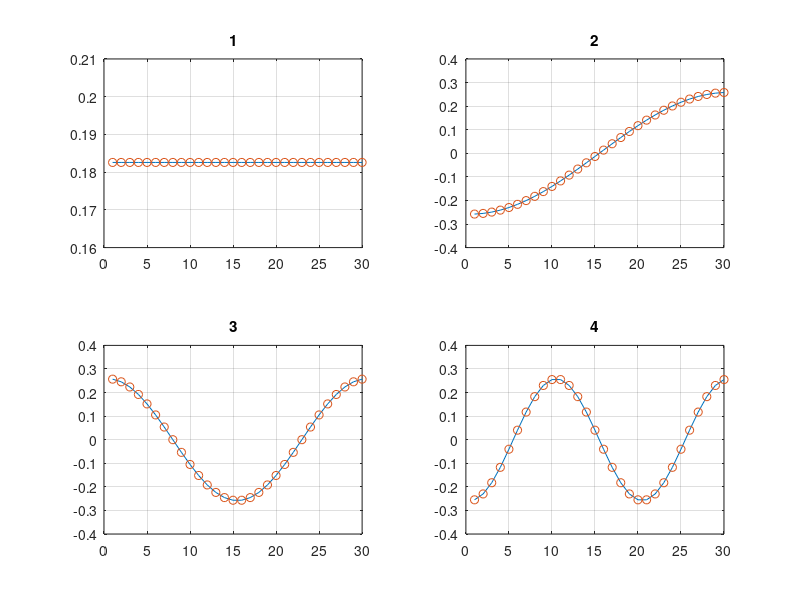
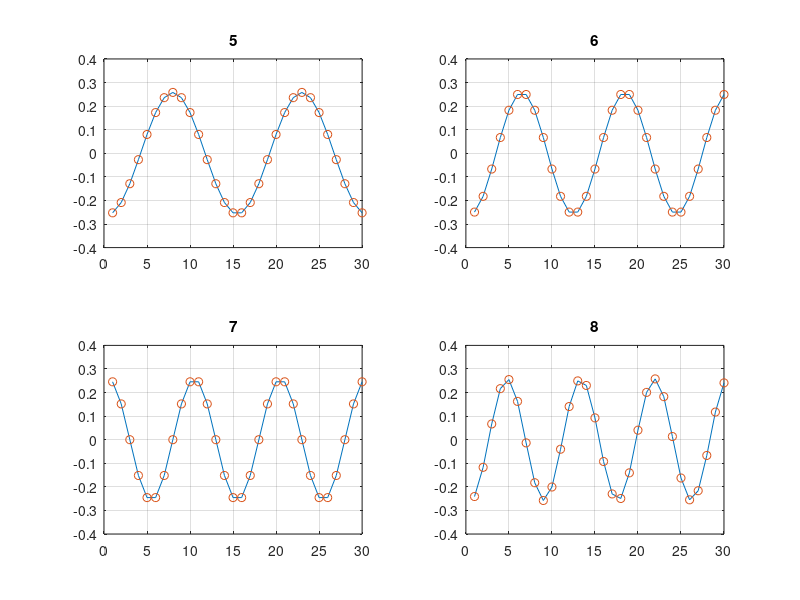
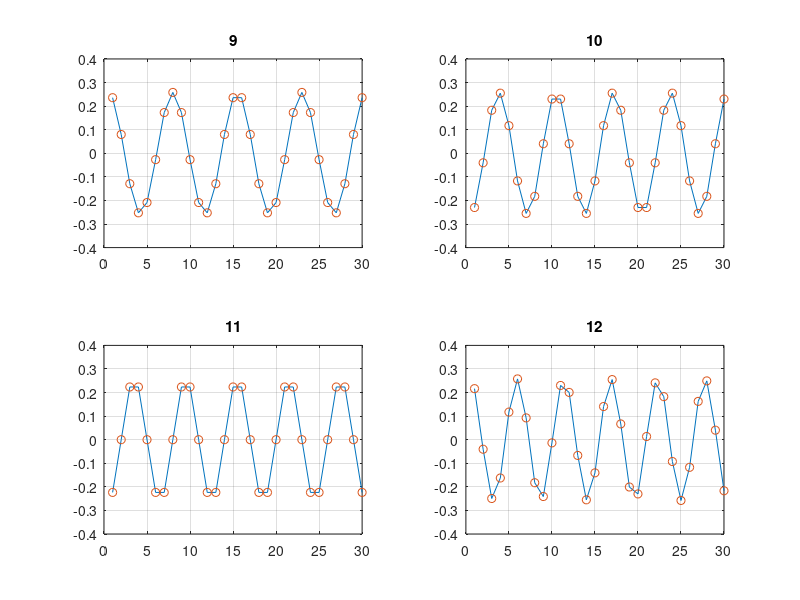
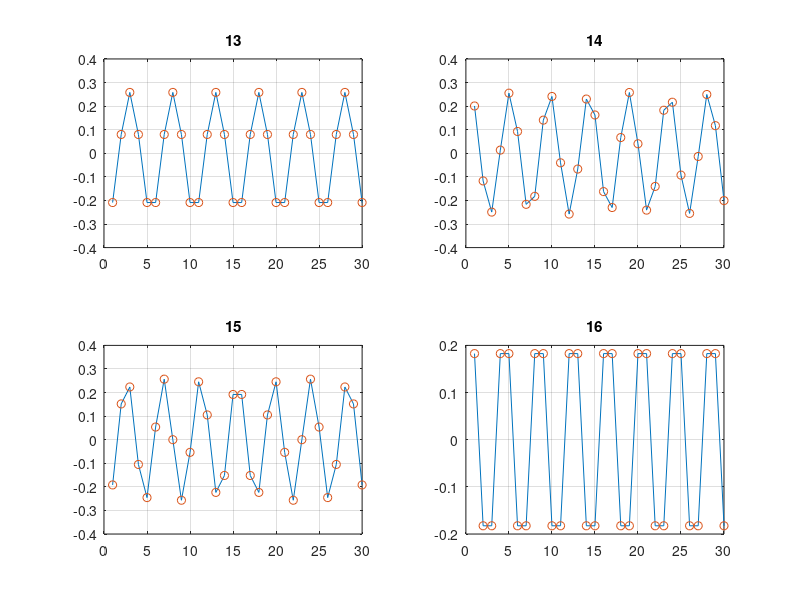

These charts were generated, in order, by the following MATLAB code:
% a chain graph of 30 nodes

% Laplacian Matrix
a = diag(ones(1,29),1);
a = a + a';
la = diag(sum(a)) - a;

% eigenvector
[v,d] = eig(full(la));
d = diag(d);

v(:,1) = v(1,1);
% plot the first 20
for i =1:5
    figure;
    for j = 1:4
        % index = 31-((i-1)*4+j);
        index = (i-1)*4+j;       
        subplot(2,2,j);
        plot(v(:,index));
        hold on; 
        plot(v(:,index),'o');
        grid on;
        title(index);
    end
end